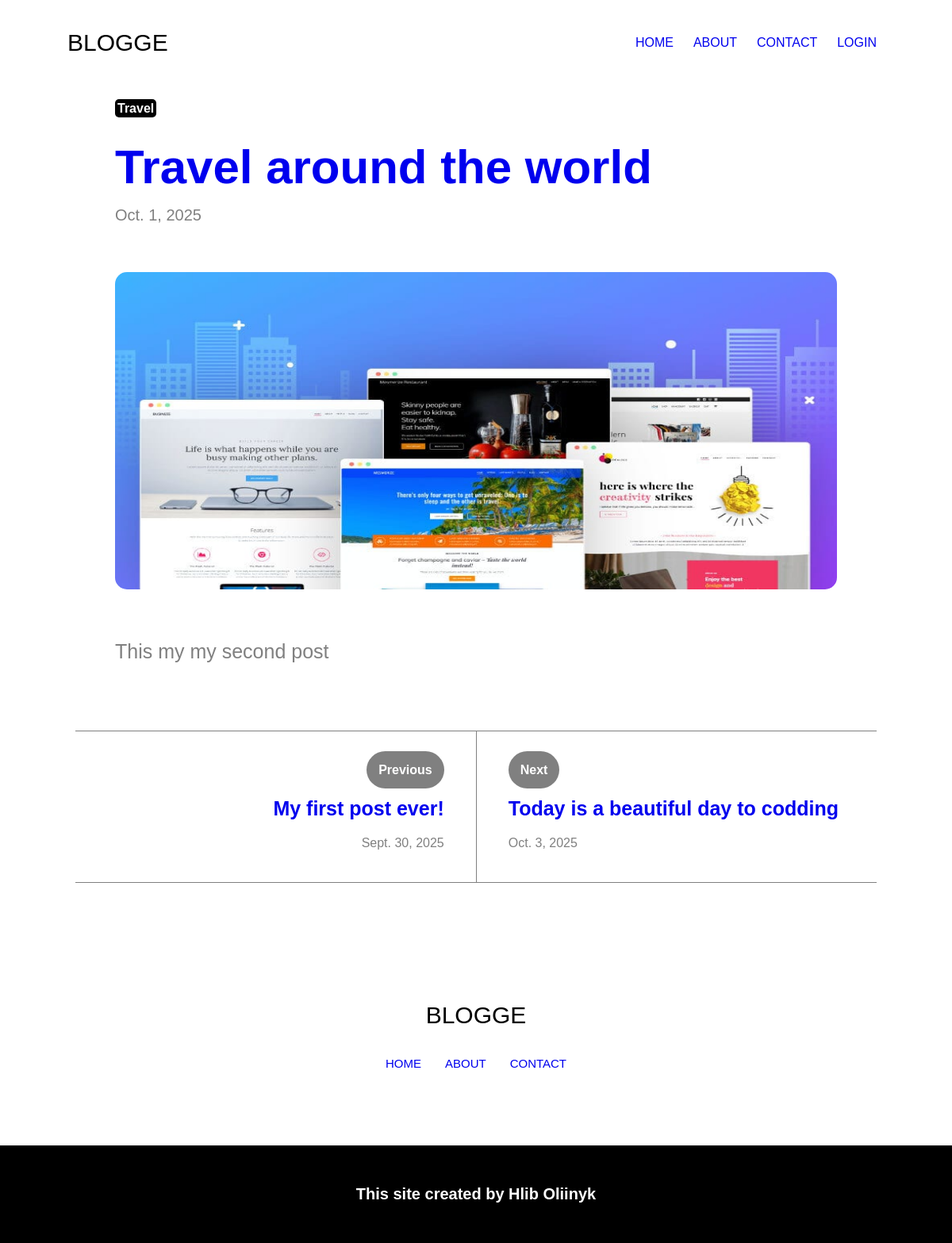
Screenshot of /post/2 with the database file from the repository.
### post/models.py (models this page shows, shortened)
class Post(models.Model):
    title = models.CharField('Name', max_length = 40)
    content = models.TextField('Content', null = True)
    date = models.DateField('Date', null = True)
    topic = models.CharField('Topic', null=True)
    short_info = models.CharField('ShortInfo', null=True)
    banner = models.ImageField(default='photo_test.jpg', blank = True)

### post/views.py (the view)
# urls.py: path('post/<int:post_id>', views.post_details, name = 'post'),
def post_details(request, post_id):
    post = get_object_or_404(Post, id=post_id)
    next_post = Post.objects.filter(id__gt=post.id).order_by('id').first()
    previous_post = Post.objects.filter(id__lt=post.id).order_by('-id').first()
    context = {'post':post, 'next_post' : next_post, 'previous_post': previous_post}
    return render(request, 'post/details.html', context)

### post/templates/post/details.html (shortened to what this page needs)
{% extends 'blog/layout.html' %}
{% load static %}
{% block content %}
<div class="post_details">
    <div class="container">
        <div class="post_details_container">
            <div class="one_post_details">
                <div class="post_details_topic">
                    <a href ="{% url 'post' post.id %}">{{ post.topic }}</a>
                </div>
                <div class="post_details_title">
                    <a href="{% url 'post' post.id %}">{{ post.title }}</a>
                </div>
                <div class="post_details_date">
                    <a href="{% url 'post' post.id %}">{{ post.date }}</a>
                </div>
                <div class="post_details_photo">
                    <img src="{{ post.banner.url }}" alt="photo">
                </div>
                <div class="post_add_content">
                    <p>{{ post.content }}</p>
                </div>
            </div>
            <div class="previous_or_next">
                <ul class="previous_or_next_ul">
                    <li class="previous">
                        {% if previous_post %}
                        <div class ="previous_tag">
                            <a href="{% url 'post' previous_post.id %}">Previous</a>
                        </div>
                        <div class="previous_title">
                            <a href="{% url 'post' previous_post.id %}">{{ previous_post.title }}</a>
                        </div>
                        <div class="previous_date">
                            <a href="{% url 'post' previous_post.id %}">{{ previous_post.date }}</a>
                        </div>
                        {% endif %}
                    </li>
                    <li class="next">
                        {% if next_post %}
                        <div class ="next_tag">
                            <a href="{% url 'post' next_post.id %}">Next</a>
                        </div>
                        <div class="next_title">
                            <a href="{% url 'post' next_post.id %}">{{ next_post.title }}</a>
                        </div>
                        <div class="next_date">
                            <a href="{% url 'post' next_post.id %}">{{ next_post.date }}</a>
                        </div>
                        {% endif %}
                    </li>
                </ul>
            </div>
        </div>
    </div>
</div>
{% endblock %}

### blog/static/blog/css/blog.css (style rules this page uses)
* { margin: 0; padding: 0; box-sizing: border-box; font-family: "Jost", sans-serif; }
.container { margin-left: 100px; margin-right: 100px; padding-left: 5px; padding-right: 5px; transition: margin-left 0.5s ease-in-out, margin-right 0.5s ease-in-out; }
@media (max-width: 1200px) { .container { margin-left: 80px; margin-right: 80px; } }

### post/static/post/css/create.css (style rules this page uses)
.post_add_title, .post_add_date, .post_add_topic, .post_add_short_info, .post_add_content, .post_add_banner { padding-right: 10px; }
.post_add_content { grid-column: 1 / -1; }

### post/static/post/css/details.css (style rules this page uses)
.post_details { padding-top: 40px; }
.one_post_details { padding-left: 50px; padding-right: 50px; padding-bottom: 50px; }
.post_details_topic a { padding: 3px; color: white; background-color: black; border-radius: 5px; text-decoration: none; font-weight: bold; }
.post_details_topic { margin-bottom: 30px; }
.post_details_title a { font-size: 60px; text-decoration: none; font-weight: bold; }
.post_details_title { margin-bottom: 15px; }
.post_details_date a { text-decoration: none; color: gray; font-size: 20px; }
.post_details_date { padding-bottom: 60px; }
.post_details_photo img { width: 100%; height: 100%; max-height: 400px; border-radius: 15px; }
.post_add_content { margin-top: 60px; font-size: 25px; color: gray; margin-bottom: 35px; }
.post_details_container { padding-left: 10px; padding-right: 10px; }
.previous_or_next_ul { display: flex; list-style-type: none; justify-content: center; }
.previous, .next { padding-top: 40px; padding-bottom: 40px; }
.previous { padding-right: 40px; border-top: 1px solid gray; border-bottom: 1px solid gray; width: 100%; display: flex; flex-direction: column; align-items: flex-end; }
.next { padding-left: 40px; border-left: 1px solid gray; border-top: 1px solid gray; border-bottom: 1px solid gray; width: 100%; }
.next_tag a, .previous_tag a { padding: 15px; background-color: gray; color: white; border-radius: 30px; font-weight: bold; text-decoration: none; }
.next_tag, .previous_tag { margin-bottom: 25px; }
.next_title, .previous_title { margin-bottom: 20px; }
.next_title a, .previous_title a { font-size: 25px; text-decoration: none; font-weight: bold; }
.next_date a, .previous_date a { color: gray; text-decoration: none; }

### rows the page displays
Post: topic "Travel", title "Travel around the world", date "Oct. 1, 2025", banner (picture), content "This my my second post"
Post: title "My first post ever!", date "Sept. 30, 2025"
Post: title "Today is a beautiful day to codding", date "Oct. 3, 2025"
